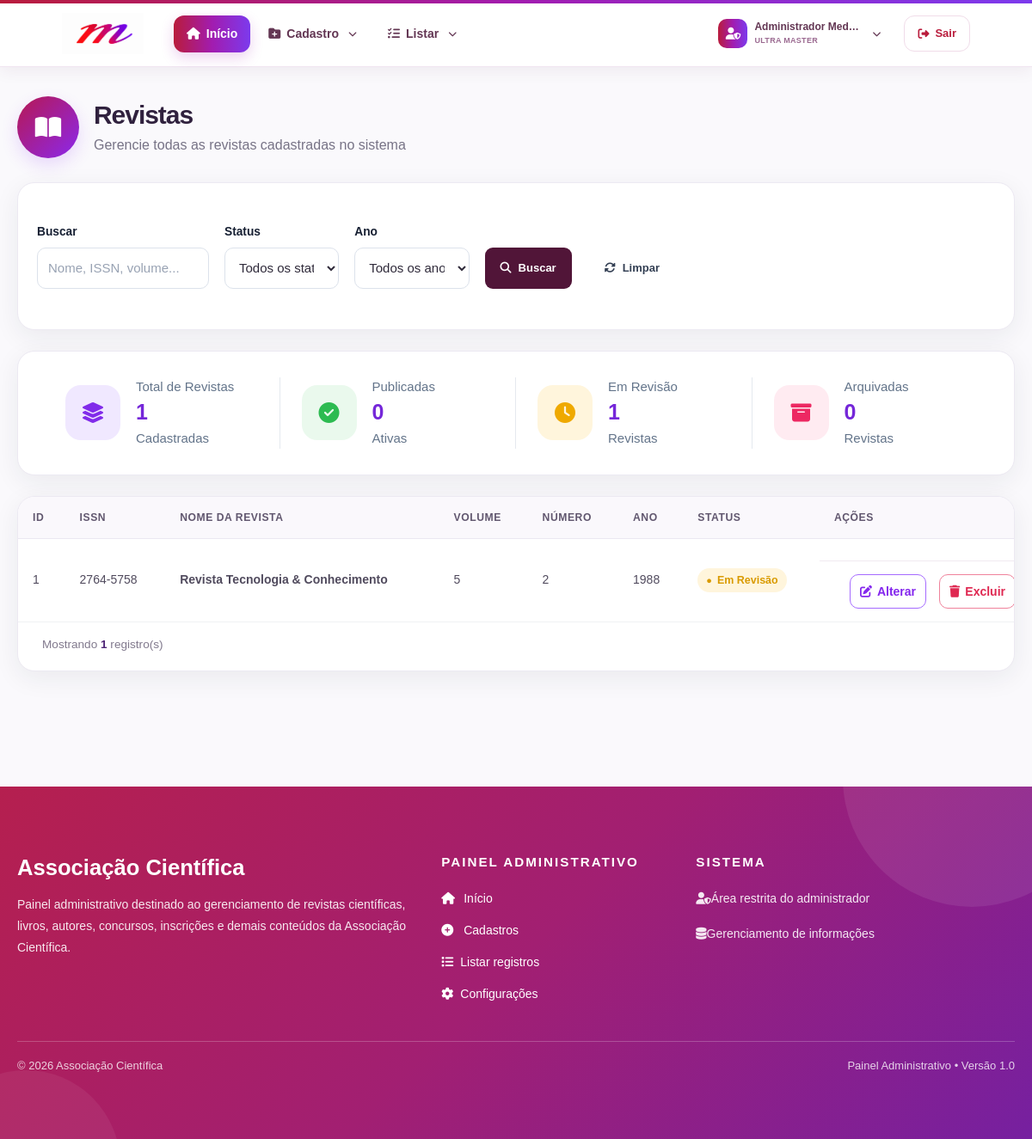
Screenshot of /painel/lista_revistas.php (signed in) with the database file from the repository.
### tables this page shows
CREATE TABLE `revistas` (
  `id_revista` int(11) NOT NULL AUTO_INCREMENT,
  `issn` varchar(20) NOT NULL,
  `nome` varchar(255) NOT NULL,
  `volume` int(11) DEFAULT NULL,
  `numero` int(11) DEFAULT NULL,
  `ano` int(11) NOT NULL,
  `doi` varchar(255) DEFAULT NULL,
  `periodicidade` varchar(50) NOT NULL,
  `editor_chefe` varchar(255) NOT NULL,
  `conselho` text DEFAULT NULL,
  `revisores` text DEFAULT NULL,
  `data_publicacao` date DEFAULT NULL,
  `status` varchar(50) NOT NULL DEFAULT 'Rascunho',
  `destaque` tinyint(1) NOT NULL DEFAULT 0,
  `dt_cad_revista` datetime NOT NULL DEFAULT current_timestamp(),
  PRIMARY KEY (`id_revista`),
  UNIQUE KEY `uk_issn` (`issn`)
);

### painel/config/seguranca.php (called while the page is built, shortened)
<?php
function csrf_token(): string
{
    return $_SESSION['csrf_token'];
}
if (!function_exists('corrigir_codificacao_painel')) {
    function corrigir_codificacao_painel($valor): string
    {
        $valor = (string)($valor ?? '');
        for ($i = 0; $i < 2; $i++) {
            if (!preg_match('/(?:Ã[-¿]|Â[-¿]|â€)/u', $valor)) {
                break;
            }
            $corrigido = @iconv('UTF-8', 'ISO-8859-1//IGNORE', $valor);
            $valor = $corrigido;
        }
        return $valor;
    }
}
if (!function_exists('h')) {
    function h($v): string
    {
        return htmlspecialchars(corrigir_codificacao_painel($v), ENT_QUOTES | ENT_SUBSTITUTE, 'UTF-8');
    }
}

### painel/lista_revistas.php (the view, shortened to what this page needs)
<?php
include 'conexao.php';
mysqli_set_charset($conexao, 'utf8mb4');
function textoLista($valor) {
    $valor = (string)($valor ?? '');
    return strtr($valor, [
        'Ã¡'=>'á','Ã£'=>'ã','Ã¢'=>'â','Ã©'=>'é','Ãª'=>'ê','Ã­'=>'í',
        'Ã³'=>'ó','Ã´'=>'ô','Ãµ'=>'õ','Ãº'=>'ú','Ã§'=>'ç',
        'Ã‰'=>'É','ÃŠ'=>'Ê','Ã“'=>'Ó','Ã”'=>'Ô','Ã•'=>'Õ','Ãš'=>'Ú','Ã‡'=>'Ç'
    ]);
}
function hLista($valor) { return h(textoLista($valor)); }
$busca  = trim((string)($_GET['busca'] ?? ''));
$where = [];
$where = $where ? 'WHERE ' . implode(' AND ', $where) : '';
$resultado = mysqli_query(
    $conexao,
    "SELECT * FROM revistas $where ORDER BY id_revista DESC"
);
$stats = mysqli_fetch_assoc(mysqli_query($conexao, "
    SELECT
        COUNT(*) total,
        SUM(status='Publicado') publicadas,
        SUM(status='Em Revisão') revisao,
        SUM(status='Arquivado') arquivadas
    FROM revistas
"));
$cards = [
    ['layer-group','roxo','Total de Revistas','total','Cadastradas'],
    ['circle-check','verde','Publicadas','publicadas','Ativas'],
    ['clock','amarelo','Em Revisão','revisao','Revistas'],
    ['box-archive','vermelho','Arquivadas','arquivadas','Revistas']
];
?>
<!DOCTYPE html>
<html lang="pt-BR">
<head>
    <?php include 'includes_painel/head.php'; ?>
</head>
<body>
<?php include 'includes_painel/header.php'; ?>
<div class="container">
    <div class="topo">
        <div class="titulo">
            <div class="icone"><i class="fas fa-book-open"></i></div>
            <div>
                <h1>Revistas</h1>
                <p>Gerencie todas as revistas cadastradas no sistema</p>
            </div>
        </div>
    </div>
    <div class="card filtros">
        <form method="GET">
            <div class="campo busca">
                <label>Buscar</label>
                <input name="busca"
                    value="<?= hLista($busca) ?>"
                    placeholder="Nome, ISSN, volume...">
            </div>
            <div class="campo">
                <label>Status</label>
                <select name="status">
                    <option value="">Todos os status</option>
                </select>
            </div>
            <div class="campo">
                <label>Ano</label>
                <select name="ano">
                    <option value="">Todos os anos</option>
                </select>
            </div>
            <button class="btn buscar">
                <i class="fas fa-search"></i> Buscar
            </button>
            <a href="lista_revistas.php" class="btn limpar">
                <i class="fas fa-sync-alt"></i> Limpar
            </a>
        </form>
    </div>
    <div class="card estatisticas">
        <?php foreach($cards as $c): ?>
            <div class="estatistica">
                <div class="stat-icon <?= $c[1] ?>">
                    <i class="fas fa-<?= $c[0] ?>"></i>
                </div>
                <div>
                    <span><?= $c[2] ?></span>
                    <strong><?= $stats[$c[3]] ?? 0 ?></strong>
                    <small><?= $c[4] ?></small>
                </div>
            </div>
        <?php endforeach; ?>
    </div>
    <div class="card tabela">
        <div class="table-responsive">
            <table>
                <thead>
                    <tr>
                        <th>ID</th>
                        <th>ISSN</th>
                        <th>Nome da Revista</th>
                        <th>Volume</th>
                        <th>Número</th>
                        <th>Ano</th>
                        <th>Status</th>
                        <th>Ações</th>
                    </tr>
                </thead>
                <tbody>
                <?php if(mysqli_num_rows($resultado)): ?>
                    <?php while($r=mysqli_fetch_assoc($resultado)): ?>
                        <?php
                        $classes = [
                            'Publicado'=>'verde',
                            'Em Revisão'=>'amarelo',
                            'Arquivado'=>'vermelho'
                        ];
                        $classe = $classes[$r['status']] ?? 'cinza';
                        ?>
                        <tr>
                            <td><?= $r['id_revista'] ?></td>
                            <td><?= hLista($r['issn']) ?></td>
                            <td class="nome"><?= hLista($r['nome']) ?></td>
                            <td><?= hLista($r['volume']) ?></td>
                            <td><?= hLista($r['numero']) ?></td>
                            <td><?= hLista($r['ano']) ?></td>
                            <td>
                                <span class="status <?= $classe ?>">
                                    <span class="ponto">●</span>
                                    <?= hLista($r['status']) ?>
                                </span>
                            </td>
                            <td class="acoes">
                                <a href="editar_revista.php?id=<?= $r['id_revista'] ?>"
                                   class="editar" title="Editar">
                                    <i class="fas fa-pen-to-square"></i> Alterar
                                </a>
                                <a href="excluir_revista.php?id=<?= $r['id_revista'] ?>&csrf_token=<?=h(csrf_token())?>"
                                   class="excluir" title="Excluir"
                                   onclick="return confirm('Deseja excluir esta revista?')">
                                    <i class="fas fa-trash"></i> Excluir
                                </a>
                            </td>
                        </tr>
                    <?php endwhile; ?>
                <?php endif; ?>
                </tbody>
            </table>
        </div>
        <div class="rodape">
            Mostrando <strong><?= mysqli_num_rows($resultado) ?></strong> registro(s)
        </div>
    </div>
</div>
<?php include 'includes_painel/footer.php'; ?>
</body>
</html>

### rows the page displays
revistas: id_revista "1", issn "2764-5758", nome "Revista Tecnologia & Conhecimento", volume "5", numero "2", ano "1988", status "Em Revisão"

### other values shown
nome_usuario() "Administrador Medeia"
str_replace('_', ' ', perfil_usuario()) "ULTRA MASTER"
$c[2] "Total de Revistas"
$stats[$c[3]] "1"
$c[4] "Cadastradas"
$c[2] "Publicadas"
$stats[$c[3]] "0"
$c[4] "Ativas"
$c[2] "Em Revisão"
$c[4] "Revistas"
$c[2] "Arquivadas"
mysqli_num_rows($resultado) "1"
